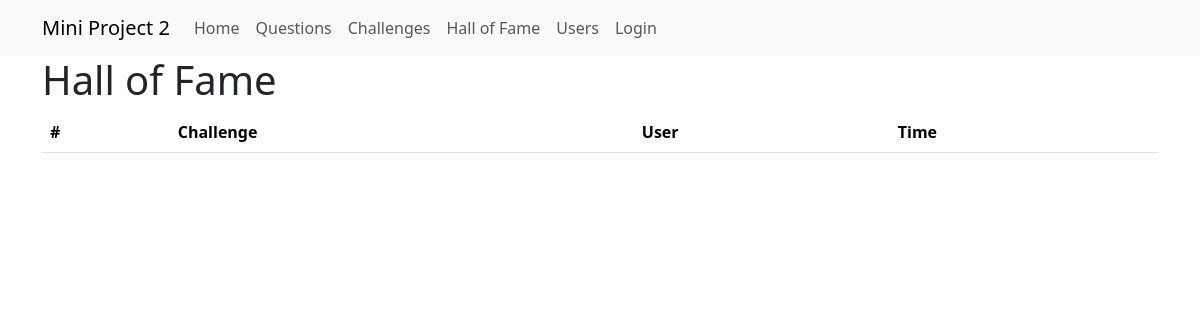
Before: /halloffame with the older database file.
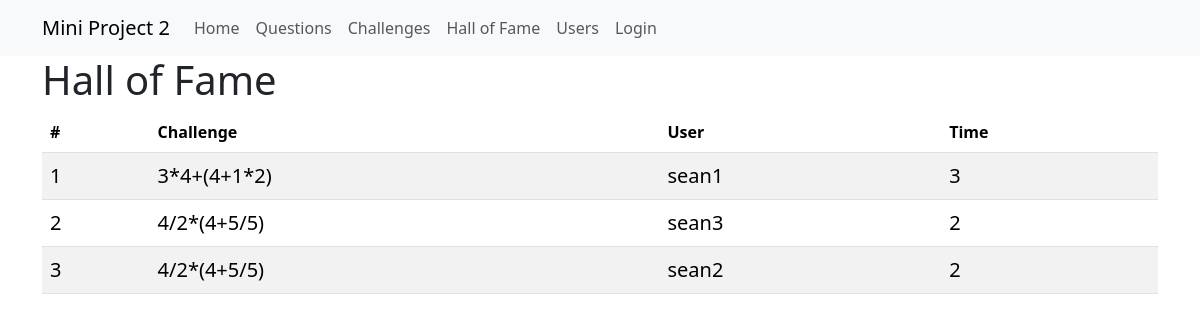
After: the same page with the newer database file.
### app/models.py (models this page shows, shortened)
class Question(db.Model):
	__tablename__ = 'question'
	id = db.Column(db.Integer, primary_key=True)
	expression = db.Column(db.String(255))
	answer = db.Column(db.Integer)
	author = db.Column(db.Integer, db.ForeignKey('user.id'))
	challenge = db.relationship("Challenge", uselist=False, back_populates="question")

class TimeRecord(db.Model):
	__tablename__ = 'timerecord'
	id = db.Column(db.Integer, primary_key=True)
	elapsed_time = db.Column(db.Integer)
	challenge_id = db.Column(db.Integer, db.ForeignKey('challenge.id'))
	user_id = db.Column(db.Integer, db.ForeignKey('user.id'))

class User(UserMixin, db.Model):
	__tablename__ = 'user'
	id = db.Column(db.Integer, primary_key=True)
	username = db.Column(db.String(64), index=True, unique=True)
	password_hash = db.Column(db.String(128))
	questions = db.relationship('Question', backref='from_user',
								lazy='dynamic')
	challenges = db.relationship('Challenge', secondary=association_table,
								backref=db.backref('to_user'),
								lazy='dynamic')
	records = db.relationship('TimeRecord',
								backref=db.backref('user_challenge'),
								lazy='dynamic')

### app/routes.py (the view)
@application.route('/halloffame')
def halloffame():
	challenges = Challenge.query.all()
	records = { c.id:get_smallest_three(c) for c in challenges}
	print(records)
	return render_template('halloffame.html', title="Hall of Fame",
							challenges=challenges,
							records=records)

### app/serverlibrary.py (called while the page is built)
def mergesort(array, byfunc=None):
  if len(array) > 1:
    mid = len(array)//2
    left = array[:mid]
    right = array[mid:]
    mergesort(left, byfunc)
    mergesort(right, byfunc)
    i = j = k = 0
    while (i < len(left)) and (j < len(right)):
      if byfunc(left[i]) <= byfunc(right[j]):
        array[k] = left[i]
        i += 1
      else:
        array[k] = right[j]
        j += 1
      k += 1
    while (i < len(left)):
      array[k] = left[i]
      i += 1
      k += 1
    while (j < len(right)):
      array[k] = right[j]
      j += 1
      k += 1
    return array

def get_smallest_three(challenge):
  records = challenge.records
  times = [r for r in records]
  mergesort(times, lambda x: x.elapsed_time)
  return times[:3]

### app/templates/halloffame.html
{% extends "base.html" %}
{% block app_content %}
<h1>Hall of Fame</h1>
<table class="table table-striped" >
  <thead>
    <tr>
      <th scope="col" >#</th>
      <th scope="col" >Challenge</th>
      <th scope="col" >User</th>
      <th scope="col" class="text-right" >Time</th>
    </tr>
  </thead>
  <tbody>
  {% for idx in range(challenges|length) %}
  	<tr>
      <th scope="row" class="lead">{{ idx+1 }}</th>
      <td class="lead">
      	{{ challenges[idx].question.expression }}
      </td>
      <td class="lead">
      	{% for r in records[challenges[idx].id] %}{{ r.user_challenge.username}}<br>{% endfor %}
      </td>
      <td class="text-right lead">
        {% for r in records[challenges[idx].id] %}{{ r.elapsed_time}}<br>{% endfor %}
      </td>
    </tr>
  {% endfor %}
  </tbody>
</table>
{% endblock %}

### app/templates/base.html (shortened to what this page needs)
<!doctype html>
<html lang="en">
  <head>
    {% block head %}
    {% block styles %}
      {{ bootstrap.load_css() }}
    {% endblock %}
    {% endblock %}
  </head>
  <body>
    {% block navbar %}
      <nav class="navbar  navbar-expand-lg navbar-light bg-light">
        <div class="container">
            <a class="navbar-brand" href="{{ url_for('index') }}">Mini Project 2</a>
          <div class="collapse navbar-collapse" id="bs-example-navbar-collapse-1">
            <ul class="navbar-nav mr-auto">
              <li class="nav-item"><a class="nav-link" href="{{ url_for('index') }}">Home</a></li>
              <li class="nav-item"><a class="nav-link" href="{{ url_for('questions') }}">Questions</a></li>
              <li class="nav-item"><a class="nav-link" href="{{ url_for('challenges') }}">Challenges</a></li>
              <li class="nav-item"><a class="nav-link" href="{{ url_for('halloffame') }}">Hall of Fame</a></li>
              <li class="nav-item"><a class="nav-link" href="{{ url_for('users') }}">Users</a></li>
            </ul>
            <ul class="navbar-nav navbar-right">
              {% if current_user.is_anonymous %}
              <li class="nav-item"><a class="nav-link" href="{{ url_for('login') }}">Login</a></li>
              {% else %}
              <li class="nav-item"><a class="nav-link" href="{{ url_for('logout') }}">Logout</a></li>
              {% endif %}
            </ul>
          </div>
        </div>
      </nav>
    {% endblock %}
    {% block content %}
      <div class="container">
        {% block app_content %}{% endblock %}
      </div>
    {% endblock %}
  </body>
</html>

Changed rows visible on the page:
added Question: expression "3*4+(4+1*2)"
added TimeRecord: user_challenge.username "sean1", elapsed_time "3"
added Question: expression "4/2*(4+5/5)"
added TimeRecord: user_challenge.username "sean3", elapsed_time "2"
added Question: expression "4/2*(4+5/5)"
added TimeRecord: user_challenge.username "sean2", elapsed_time "2"
Other visible differences:
new list line: "1"
new list line: "2"
new list line: "3"
